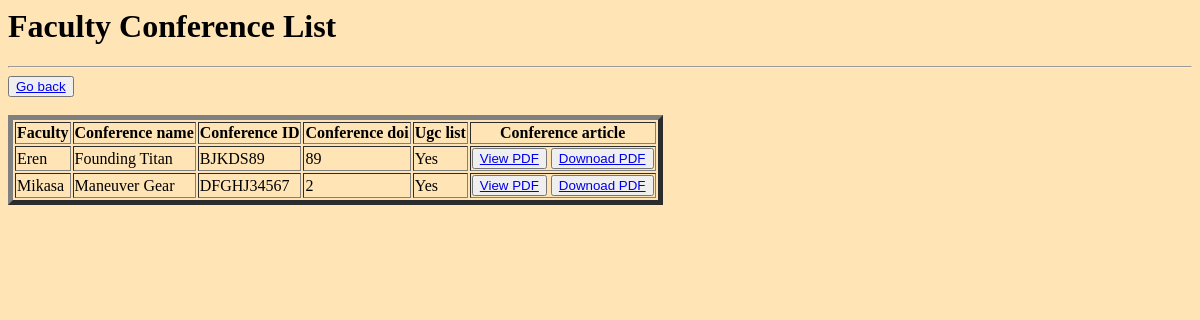
Before: /hodviewotherconf (signed in) with the older database file.
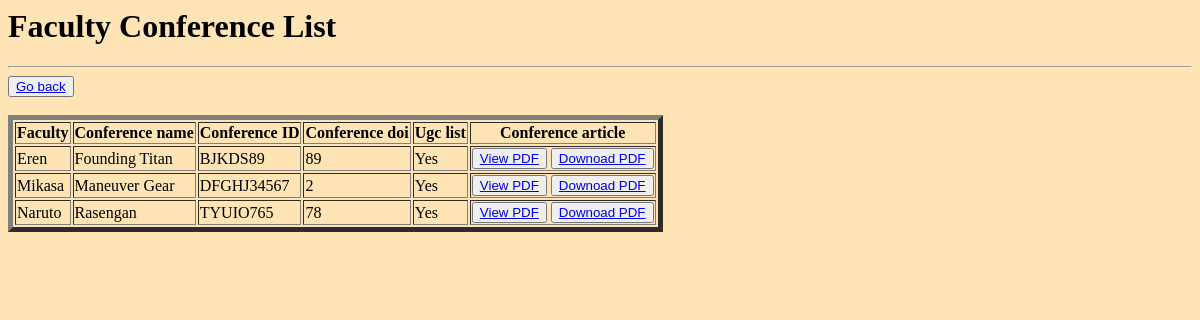
After: the same page with the newer database file.
### CSE/models.py (models this page shows, shortened)
class Conference(models.Model):
    fac_id=models.ForeignKey(Faculty,on_delete=models.CASCADE)
    conference_id = models.CharField(primary_key=True,max_length=100)
    conference_name = models.CharField(max_length=255)
    conference_article = models.FileField(upload_to='conference/',validators=[validate_pdf])
    conference_doi=models.IntegerField(null=True,blank=True)
    ugc=(('Yes','Yes'),('No','No'))
    ugc_listed=models.CharField(max_length=10,choices=ugc)

class Faculty(AbstractUser):
    name=models.CharField(max_length=100,default='Your Name',unique=False)
    age = models.PositiveIntegerField(default=0)
    GENDER_CHOICES = (
        ('male', 'Male'),
        ('female', 'Female'),
    )
    gender = models.CharField(max_length=6, choices=GENDER_CHOICES)
    department_name = models.CharField(max_length=100)
    phone_number = models.CharField(max_length=15, null=False, blank=False,unique=True)
    ROLE=(('HOD','HOD'),('OTHER','OTHER'))
    role=models.CharField(max_length=10,choices=ROLE,default='OTHER')
    fac_id=models.UUIDField(default=uuid.uuid4(),primary_key=True,editable=False)

### CSE/views.py (the view)
# urls.py: path('hodviewotherconf',views.hod_view_other_conference_details,name='hodviewotherconf'),
def hod_view_other_conference_details(request):
    if request.user.is_authenticated:
        conferences=Conference.objects.exclude(fac_id=request.user.fac_id)
    return render(request, 'hodviewconferencedetail.html', {'conferences': conferences})

### CSE/templates/hodviewconferencedetail.html (shortened to what this page needs)
<body style="background-color:moccasin;">
<h1>Faculty Conference List</h1>
<hr>
<button><a href="{% url 'hodoptions' %}">Go back</a></button><br><br>
<table border="5">
    <thead>
        <tr>
            {% if user.role == "HOD" %}
                <th>Faculty</th>
            {% endif %}
            <th>Conference name</th>
            <th>Conference ID</th>
            <th>Conference doi</th>
            <th>Ugc list</th>
            <th>Conference article</th>
        </tr>
    </thead>
    <tbody>
        {% for i in conferences %}
            <tr>
            {% if user.role == "HOD" %}
               <td>{{i.fac_id.username}}</td>
            {% endif %}
                <td>{{i.conference_name}}</td>
                <td>{{i.conference_id}}</td>
                <td>{{i.conference_doi}}</td>
                <td>{{ i.ugc_listed }}</td>
                <td>
                    {% if i.conference_article %}
                      <button><a href="{{ i.conference_article.url }}" target="_blank" >View PDF</a></button>
                      <button><a href="{{ i.conference_article.url }}" target="_blank" download>Downoad PDF</a></button>
                    {% endif %}
                </td>
            </tr>
        {% endfor %}
    </tbody>
</table
</body>

Changed rows visible on the page:
added Conference: fac_id.username "Naruto", conference_name "Rasengan", conference_id "TYUIO765", conference_doi "78", ugc_listed "Yes"
